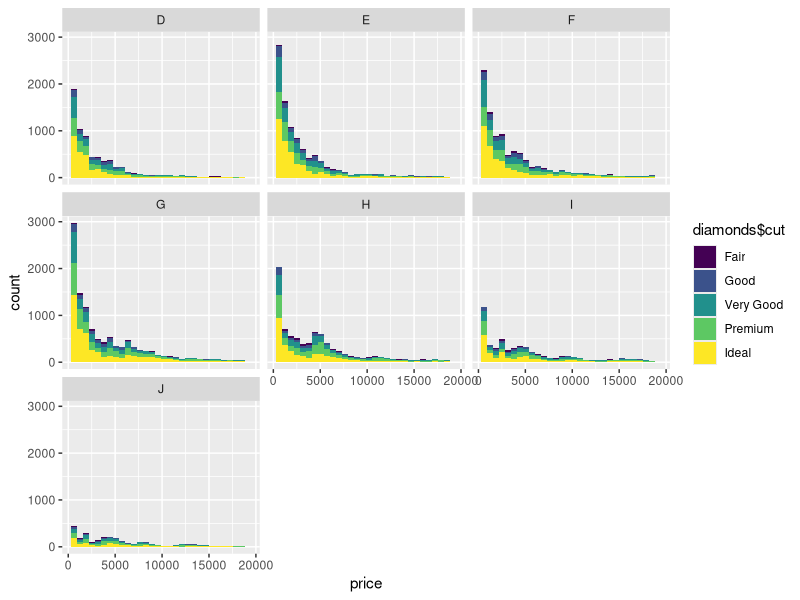
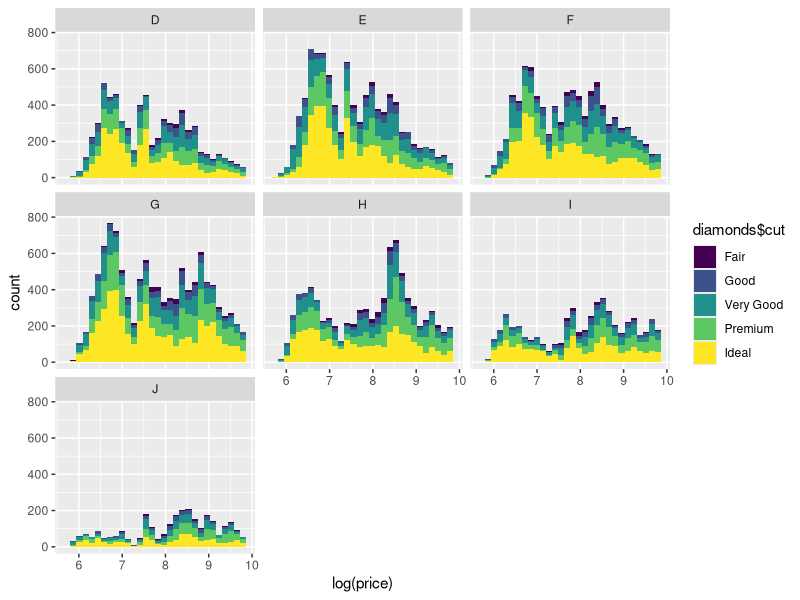
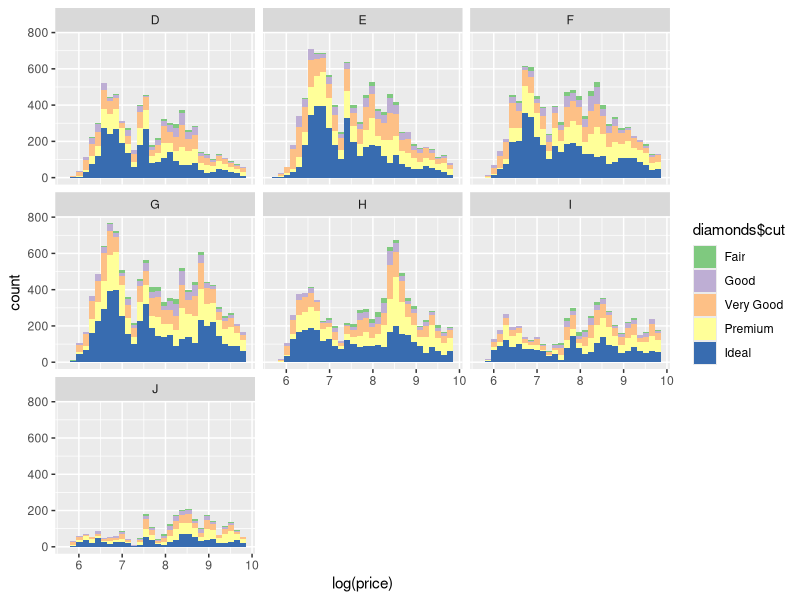

Write R code to recreate these figures, in order.
## ---- chunk 1
library(ggplot2)
data("diamonds")
names(diamonds)
## ---- chunk 2
ggplot(aes(x=price), data=diamonds)+
  facet_wrap(~color)+
  geom_histogram(aes(fill = diamonds$cut))
## ---- chunk 3
ggplot(aes(x=log(price)), data=diamonds)+
  facet_wrap(~color)+
  geom_histogram(aes(fill = diamonds$cut))
## ---- chunk 4
ggplot(aes(x=log(price)), data=diamonds)+
  facet_wrap(~color)+
  geom_histogram(aes(fill = diamonds$cut))+
  scale_fill_brewer(type = 'qual')
